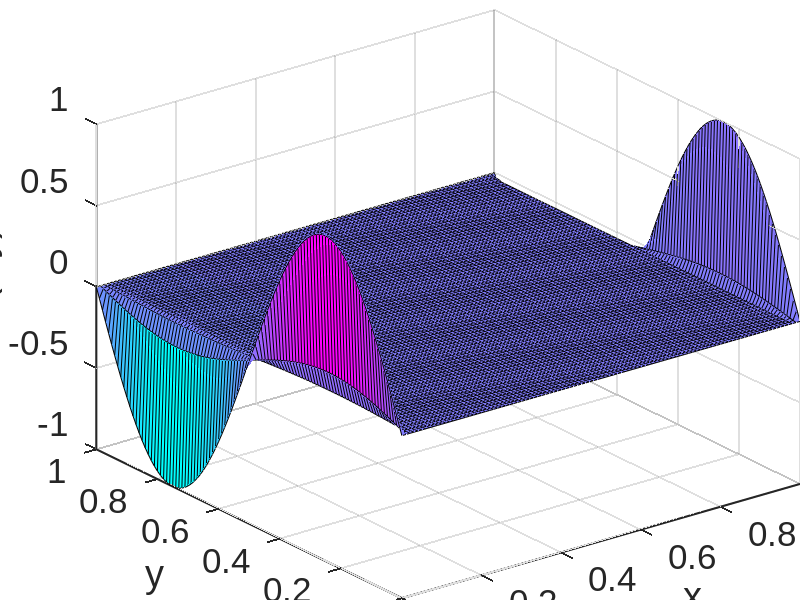
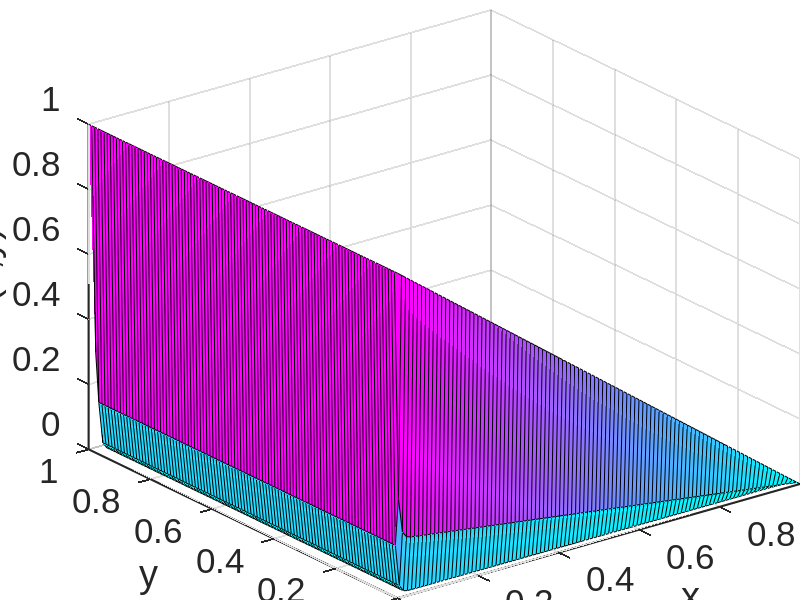

MATLAB code for these plots, in order:
%%%%%%%%%%%%%%%%%%%%%%%%%%%%%%%%%%%%%%%%%%%%%%%%%%%%%%%%%%%%%%%%%%%%%%%%%%%
%%%% Final Project: Solution of Burger's Equations
%%%% Student Name: Yangchao Liao
%%%% Student ID.: 1299252
%%%% Department: Civil & Environmental Eng.
%%%%%%%%%%%%%%%%%%%%%%%%%%%%%%%%%%%%%%%%%%%%%%%%%%%%%%%%%%%%%%%%%%%%%%%%%%%

clear all; 
close all;
clc;

%% Initial and boundary conditions
x = 0:0.01:1;
y = 0:0.01:1;
N = length(x);  % here, length(y) = length(x) = N
dx = x(2) - x(1);
dy = y(2) - y(1);
  
u = zeros(N,N);
v = zeros(N,N);

for i=1:N
    u(1,i) = 0;  % u(0,y) = 0
    u(N,i) = 0;  % u(1,y) = 0
    v(i,N) = 0;  % v(x,1) = 0
    v(i,1) = 1;  % v(x,0) = 1
    u(i,1) = sin( 2 * pi * x(i) );  % u(x,0) = sin(2*pi*x)
    u(i,N) = sin( 2 * pi * x(i) );  % u(x,1) = sin(2*pi*x)
    v(1,i) = 1 - y(i);  % v(0,y) = 1-y
    v(N,i) = 1 - y(i);  % v(1,y) = 1-y
end

nju = 0.015;
dt = 0.001;

%% ADI solution

u_ADI = u;
v_ADI = v;
u0_ADI = u;   % for n+1/2
v0_ADI = v;   % for n+1/2

for i=2:N-1
    
    for j=2:N-1
        Aa1 = u_ADI(i,j) * (u0_ADI(i+1,j) - u0_ADI(i-1,j))/(2*dx) + ...
            v_ADI(i,j) * (u_ADI(i,j+1) - u_ADI(i,j-1))/(2*dy);
        Aa2 = nju * (u0_ADI(i+1,j) - 2*u0_ADI(i,j) + u0_ADI(i-1,j))/(dx^2) + ...
            nju * (u_ADI(i,j+1) - 2*u_ADI(i,j) + u_ADI(i,j-1))/(dy^2);       
        Ba1 = u0_ADI(i,j) * (u0_ADI(i+1,j) - u0_ADI(i-1,j))/(2*dx) + ...
            v0_ADI(i,j) * (u_ADI(i,j+1) - u_ADI(i,j-1))/(2*dy);
        Ba2 = nju * (u0_ADI(i+1,j) - 2*u0_ADI(i,j) + u0_ADI(i-1,j))/(dx^2) + ...
            nju * (u_ADI(i+1,j) - 2*u_ADI(i,j) + u_ADI(i,j-1))/(dy^2);                
        Ca1 = u_ADI(i,j) * (v0_ADI(i+1,j) - v0_ADI(i-1,j))/(2*dx) + ...
            v_ADI(i,j) * (v_ADI(i,j+1) - v_ADI(i,j-1))/(2*dy);
        Ca2 = nju * (v0_ADI(i+1,j) - 2*v0_ADI(i,j) + v0_ADI(i-1,j))/(dx^2) + ...
            nju * (v_ADI(i,j+1) - 2*v_ADI(i,j) + v_ADI(i,j-1))/(dy^2);                 
        Da1 = u0_ADI(i,j) * (v0_ADI(i+1,j) - v0_ADI(i-1,j))/(2*dx) + ...
            v0_ADI(i,j) * (v_ADI(i,j+1) - v_ADI(i,j-1))/(2*dy);
        Da2 = nju * (v0_ADI(i+1,j) - 2*v0_ADI(i,j) + v0_ADI(i-1,j))/(dx^2) + ...
            nju * (v_ADI(i,j+1) - 2*v_ADI(i,j) + v_ADI(i,j-1))/(dy^2);           
        
        u_ADI(i,j) = u_ADI(i,j) + dt/2 * (Aa2 - Aa1) + dt/2 * (Ba2 - Ba1);
        v_ADI(i,j) = v_ADI(i,j) + dt/2 * (Ca2 - Ca1) + dt/2 * (Da2 - Da1);
    end
    
end

%% Plotting surface of u(x,y) and v(x,y)
figure(1)
[X,Y] = meshgrid(x,y);
surf(X,Y,u_ADI);hold on;
shading faceted
colormap(cool)

xlabel('x','FontName','Arial','FontSize',25)
ylabel('y','FontName','Arial','FontSize',25)
zlabel('u(x,y)','FontName','Arial','FontSize',25)

set(gca,'linewidth',1.5,'FontName','Arial','FontSize',25);
set(gcf,'Color','w','Units','inches','position',[0,0,8,6]);
AxesH = gca;InSet = get(AxesH, 'TightInset');
set(AxesH, 'Position', [InSet(1:2), 1-InSet(1)-InSet(3), 1-InSet(2)-InSet(4)])
hold off;

figure(2)
[X,Y] = meshgrid(x,y);
surf(X,Y,v_ADI);hold on;
shading faceted
colormap(cool)

xlabel('x','FontName','Arial','FontSize',25)
ylabel('y','FontName','Arial','FontSize',25)
zlabel('v(x,y)','FontName','Arial','FontSize',25)

set(gca,'linewidth',1.5,'FontName','Arial','FontSize',25);
set(gcf,'Color','w','Units','inches','position',[0,0,8,6]);
AxesH = gca;InSet = get(AxesH, 'TightInset');
set(AxesH, 'Position', [InSet(1:2), 1-InSet(1)-InSet(3), 1-InSet(2)-InSet(4)])
hold off;    